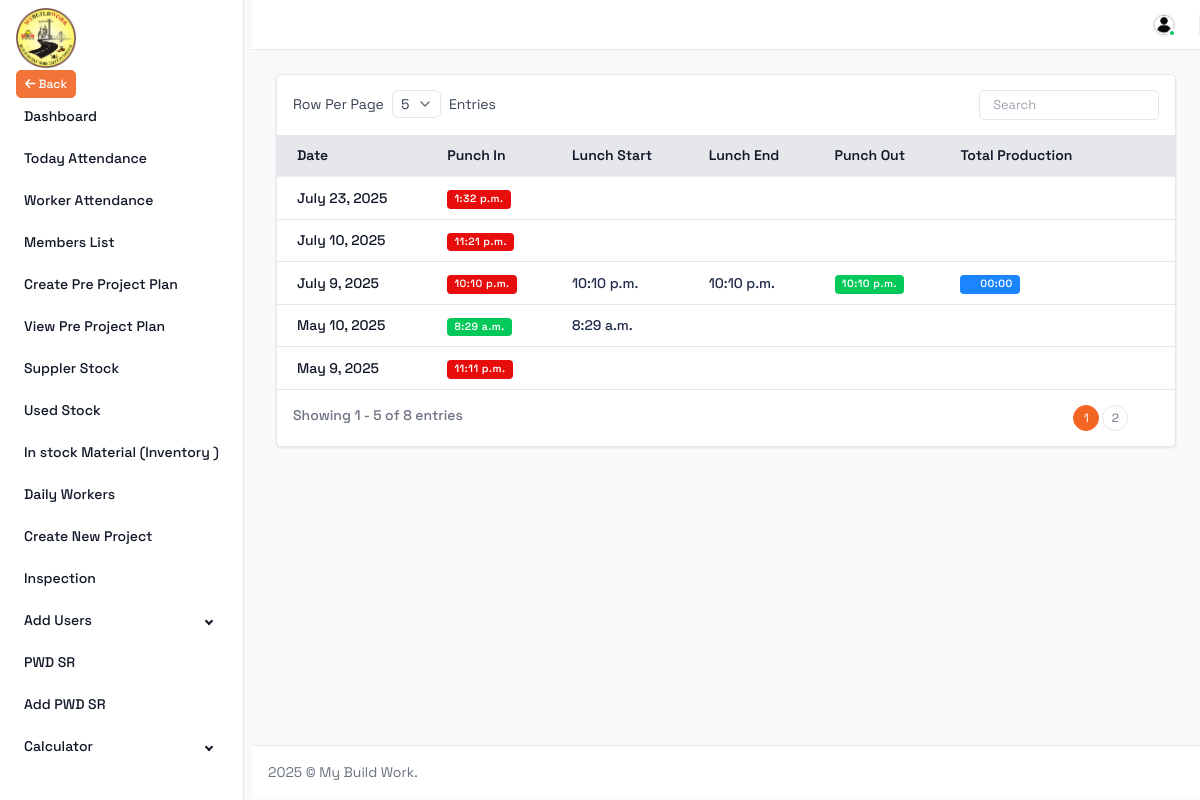
Page /user_attendance/ (signed in) on the committed database.
### base/models.py (models this page shows, shortened)
class Attendance(models.Model):
   user = models.ForeignKey(User, on_delete=models.CASCADE)
   company = models.ForeignKey(Company, on_delete=models.CASCADE, null=True, blank=True)
   project = models.ForeignKey(Project, blank=True, null=True, on_delete=models.CASCADE , related_name="project_attendance")
   project_lunch_start= models.ForeignKey(Project, blank=True, null=True, on_delete=models.CASCADE , related_name="lunch_start")
   project_lunch_end= models.ForeignKey(Project, blank=True, null=True, on_delete=models.CASCADE , related_name="lunch_end")
   project_punch_out= models.ForeignKey(Project, blank=True, null=True, on_delete=models.CASCADE , related_name="punch_out")
   date = models.DateField(default=timezone.now)
   punch_in = models.TimeField(null=True, blank=True)
   lunch_start = models.TimeField(null=True, blank=True)
   lunch_end = models.TimeField(null=True, blank=True)
   punch_out = models.TimeField(null=True, blank=True)
   punch_in_photo = models.ImageField(upload_to='attendance/' ,blank=True,)
   punch_out_photo= models.ImageField(upload_to='attendance/' ,blank=True,)
   lunch_in_photo= models.ImageField(upload_to='attendance/' ,blank=True,)
   lunch_out_photo= models.ImageField(upload_to='attendance/' ,blank=True,)
   punch_in_lon=models.CharField(max_length=255, default="", blank=True)
   punch_in_lat=models.CharField(max_length=255, default="", blank=True)
   punch_out_lon=models.CharField(max_length=255, default="", blank=True)
   punch_out_lat=models.CharField(max_length=255, default="", blank=True)
   lunch_start_lon=models.CharField(max_length=255, default="", blank=True)
   lunch_start_lat=models.CharField(max_length=255, default="", blank=True)
   lunch_end_lon=models.CharField(max_length=255, default="", blank=True)
   lunch_end_lat=models.CharField(max_length=255, default="", blank=True)
   def get_work_duration(self):
        if self.punch_in and self.punch_out:
            punch_in_dt = datetime.datetime.combine(self.date, self.punch_in)
            punch_out_dt = datetime.datetime.combine(self.date, self.punch_out)
            work_duration = punch_out_dt - punch_in_dt
            lunch_duration = datetime.timedelta()
            if self.lunch_start and self.lunch_end:
                lunch_start_dt = datetime.datetime.combine(self.date, self.lunch_start)
                lunch_end_dt = datetime.datetime.combine(self.date, self.lunch_end)
                lunch_duration = lunch_end_dt - lunch_start_dt
            return work_duration - lunch_duration
        return None
   def formatted_work_duration(self):
        duration = self.get_work_duration()
        if duration:
            total_seconds = int(duration.total_seconds())
            hours, remainder = divmod(total_seconds, 3600)
            minutes = remainder // 60
            return f"{hours:02}:{minutes:02}"
        return False

### base/views.py (the view)
# urls.py: path("user_attendance/",views.user_attendance, name="user_attendance"),
@login_required
def user_attendance(request):
    post=Attendance.objects.filter(user=request.user).order_by('-id')
    return render(request, "attednance-tabel.html",{"post":post,})

### templates/attednance-tabel.html
{% extends "base.html" %}
{% load static %}
{% load widget_tweaks %}
{% block content %}
<div class="content">
      <div class="row">
    <div class="col-sm-12">
     <div class="card ">
        <div class="card-body p-0">
          <div class="custom-datatable-filter table-responsive">
            <table class="table attdatatable">
              <thead class="thead-light">
                <tr>
                  <th>Date </th>
                  <th>Punch In </th>
                  <th>Lunch Start</th>
                  <th>Lunch End</th>
                  <th>Punch Out </th>
                  <th>Total Production</th>
                  <th></th>
                </tr>
              </thead>
              <tbody>
                {% for posts in post %}
              <tr>
                  <td><h6 class="fw-medium">  <a href="{% url 'base:attendance_details' posts.pk %}">
                    {{posts.date}}</h6></a></h6></td>
                  <td>
                    {% if posts.punch_in %}
                    <h6 class="badge  d-inline-flex align-items-center {% if  posts.punch_in|date:"H:i" <= "09:15"%}badge-success {% else %} badge-danger {% endif %} ">{{posts.punch_in}}</h6>
                    {% endif %}
                  </td>
                  <td>
                  {% if  posts.lunch_start%}
                    <h6 class="fw-medium">{{posts.lunch_start}}</h6>
                    {% endif %}
                  </td>
                  <td>
                  {% if  posts.lunch_end%}
                    <h6 class="fw-medium">{{posts.lunch_end}}</h6>
                    {% endif %}
                  </td>
                  <td>
                  {% if  posts.punch_out%}
                    <h6  class="badge  d-inline-flex align-items-center {% if  posts.punch_out|date:"H:i" <= "18:00"%}badge-danger {% else %} badge-success {% endif %} ">{{posts.punch_out}}</h6>
                    {% endif  %}
                  </td>
                    <td>
                    {% if posts.formatted_work_duration %}
                        <span class="badge  d-inline-flex align-items-center badge-info ">
                          <i class="ti ti-clock-hour-11 me-1"></i> {{posts.formatted_work_duration}} </span>
                    {% endif %}
                  </td>
                  <td>
                    {% if posts.formatted_work_duration %}
                            <a href="{% url 'base:attendance_details' posts.pk %}"
                            ><i class="ti ti-eye text-danger fs-18"></i
                              ></a>
                    {% endif %}
                  </td>
                 </tr>
                {% endfor %}
              </tbody>
            </table>
          </div>
        </div>
      </div>
    </div>
  </div>
</div >
{% endblock content %}

### templates/base.html (shortened to what this page needs)
    {% load static %}
<!DOCTYPE html>
<html lang="en">
<head>
	<link rel="stylesheet" href="{% static "css/bootstrap.min.css" %}">
	<link rel="stylesheet" href="{% static "plugins/icons/feather/feather.css" %}">
	<link rel="stylesheet" href="{% static "plugins/tabler-icons/tabler-icons.css" %}">
	<link rel="stylesheet" href="{% static "plugins/select2/css/select2.min.css" %}">
	<link rel="stylesheet" href="{% static "plugins/fontawesome/css/fontawesome.min.css" %}">
	<link rel="stylesheet" href="{% static "plugins/fontawesome/css/all.min.css" %}">
	<link rel="stylesheet" href="{% static "css/bootstrap-datetimepicker.min.css" %}">
	<link rel="stylesheet" href="{% static "plugins/bootstrap-tagsinput/bootstrap-tagsinput.css" %}">
	<link rel="stylesheet" href="{% static "plugins/summernote/summernote-lite.min.css" %}">
	<link rel="stylesheet" href="{% static "plugins/daterangepicker/daterangepicker.css" %}">
	<link rel="stylesheet" href="{% static "plugins/flatpickr/flatpickr.min.css" %}">
	<link rel="stylesheet" href="{% static "plugins/@simonwep/pickr/themes/nano.min.css" %}">
	<link rel="stylesheet" href="{% static "css/dataTables.bootstrap5.min.css" %}">
	<link rel="stylesheet" href="{% static "css/style.css" %}">
</head>
<body>
	<div class="main-wrapper">
		<div class="header">
			<div class="main-header">
				<div class="header-user">
					<div class="nav user-menu nav-list">
						<div class="me-auto d-flex align-items-center" id="header-search">
							<a id="toggle_btn" href="javascript:void(0);" class="btn btn-menubar me-1">
								<i class="ti ti-arrow-bar-to-left"></i>
							</a>
						</div>
						<div class="d-flex align-items-center">
							<div class="me-1">
								<a href="#" class="btn btn-menubar btnFullscreen">
									<i class="ti ti-maximize"></i>
								</a>
							</div>
							<div class="dropdown profile-dropdown">
								<a href="{% url 'base:dashboard' %}" class="dropdown-toggle d-flex align-items-center"
									data-bs-toggle="dropdown">
									<span class="avatar avatar-sm online">
										<img src="{% static "img/user.jpg" %}"  alt="Img"
											class="img-fluid rounded-circle">
									</span>
								</a>
							</div>
						</div>
					</div>
				</div>
			</div>
		</div>
		<div class="sidebar" id="sidebar">
			<div class="sidebar-logo">
				<a href="" class="logo logo-normal">
					<img src="{% static "img/logo.png" %}" alt="Logo">
				</a>
			</div>
			<div class="sidebar-inner slimscroll">
				<div id="sidebar-menu" class="sidebar-menu">
					<ul>
						<li>
							<ul>
								<div class="mt-1">
									<button onclick="window.history.back()" class="btn btn-primary btn-sm"><i class="fa fa-arrow-left"></i> Back</button>
								</div>
							<li><a href="{% url 'base:dashboard' %}"><span>Dashboard</span></a></li>
							{% if user.designation == "Owner" %}
							<li><a href="{% url 'base:all_attendance' %}"><span>Today Attendance</span></a></li>
							<li><a href="{% url 'base:worker_attendance' %}"><span>Worker Attendance</span></a></li>
							<li><a href="{% url 'base:worker_list' %}"><span>Members List</span></a></li>
							{% endif %}
							{% if user.designation == "Department Engineer" or user.designation == "Engineer" or user.designation == "Supervisor" or user.designation == "Site Supervisor" or user.designation == "Site Engineer" or user.designation == "Site Worker Writer" or user.designation == "Owner" %}
							<li><a href="{% url 'base:project_plan' %}"><span>Create Pre Project Plan</span></a></li>
							<li><a href="{% url 'base:project_plan_list' %}"><span>View Pre Project Plan</span></a></li>
							{% endif %}
							{% if  user.designation == "Owner" %}
							<li><a href="{% url 'base:add_inventory_all' %}"><span>Suppler Stock</span></a></li>
							<li><a href="{% url 'base:used_inventory_all' %}"><span>Used Stock</span></a></li>
							<li><a href="{% url 'base:in_stock_inventory_all' %}"><span>In stock Material (Inventory )</span></a></li>
							<li><a href="{% url 'base:daily_workers_all' %}"><span>Daily Workers</span></a></li>
							<li><a href="{% url 'base:project_create' %}"><span>Create New Project</span></a></li>
							<li><a href="{% url 'base:Project_work_inspection_details_all' %}"><span>Inspection</span></a></li>
							<li class="submenu">
								<a href="javascript:void(0);">
									<span>Add Users</span>
									<span class="menu-arrow"></span>
								</a>
							</li>
							{% endif %}
														<li><a href="{% url 'base:pwd_sr' %}"><span>PWD SR</span></a></li>
														{% if user.is_superuser %}
														<li><a href="{% url 'base:pwd_sr_add' %}"><span>Add PWD SR</span></a></li>
														{% endif %}
							<li class="submenu">
								<a href="javascript:void(0);">
									<span>Calculator</span>
									<span class="menu-arrow"></span>
								</a>
							</li>
							</ul>
						</li>
					</ul>
				</div>
			</div>
		</div>
		<div class="page-wrapper">
                {% block content %}{% endblock content %}
		<div class="footer d-sm-flex align-items-center justify-content-between border-top bg-white p-3">
			<p class="mb-0">2025 &copy; My Build Work.</p>
		</div>
		</div>
	</div>
</body>
</html>

### rows in the picture
Attendance: date "July 23, 2025", punch_in "1:32 p.m."
Attendance: date "July 10, 2025", punch_in "11:21 p.m."
Attendance: date "July 9, 2025", punch_in "10:10 p.m.", lunch_start "10:10 p.m.", lunch_end "10:10 p.m.", punch_out "10:10 p.m.", formatted_work_duration "00:00"
Attendance: date "May 10, 2025", punch_in "8:29 a.m.", lunch_start "8:29 a.m."
Attendance: date "May 9, 2025", punch_in "11:11 p.m."
